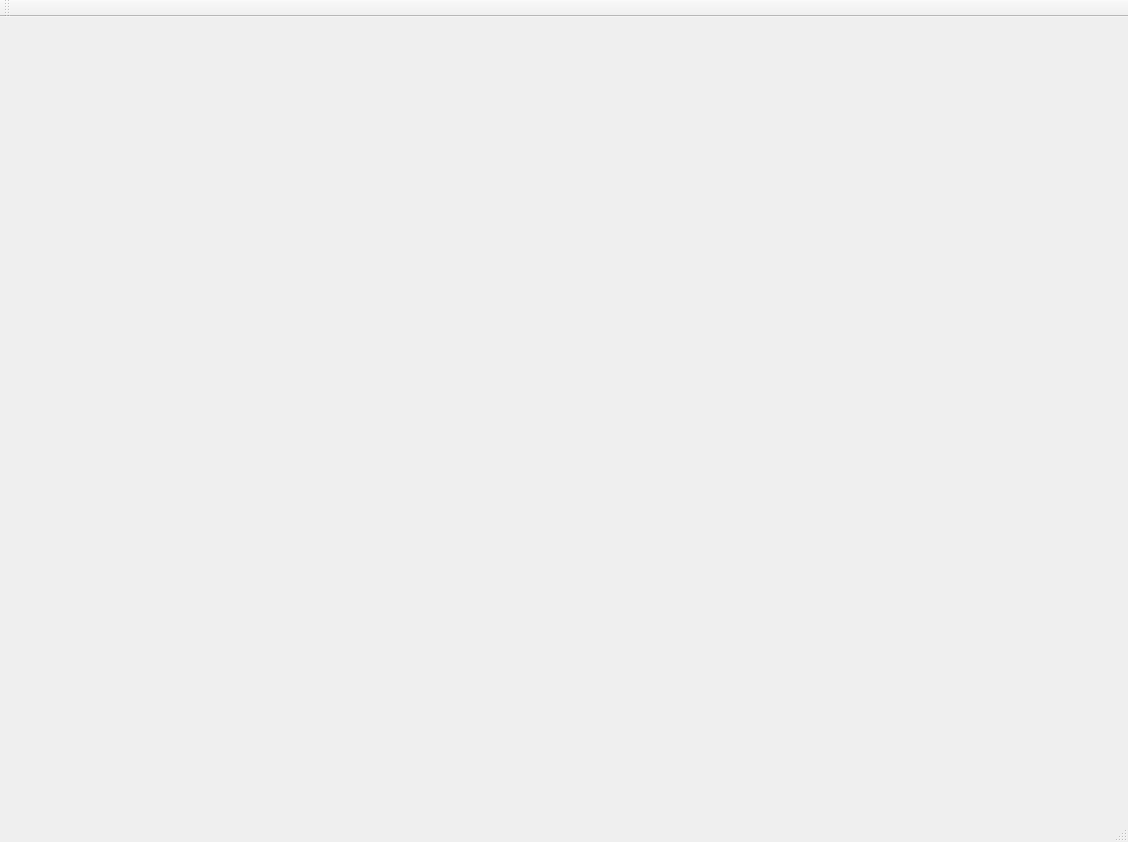
<?xml version="1.0" encoding="UTF-8"?>
<ui version="4.0">
 <class>Window</class>
 <widget class="QMainWindow" name="Window">
  <property name="geometry">
   <rect>
    <x>0</x>
    <y>0</y>
    <width>1128</width>
    <height>842</height>
   </rect>
  </property>
  <property name="windowTitle">
   <string>Window</string>
  </property>
  <widget class="QWidget" name="centralWidget">
   <layout class="QVBoxLayout" name="verticalLayout">
    <property name="spacing">
     <number>3</number>
    </property>
    <property name="leftMargin">
     <number>3</number>
    </property>
    <property name="topMargin">
     <number>3</number>
    </property>
    <property name="rightMargin">
     <number>3</number>
    </property>
    <property name="bottomMargin">
     <number>3</number>
    </property>
   </layout>
  </widget>
  <widget class="QMenuBar" name="menuBar">
   <property name="geometry">
    <rect>
     <x>0</x>
     <y>0</y>
     <width>1128</width>
     <height>20</height>
    </rect>
   </property>
  </widget>
  <widget class="QToolBar" name="mainToolBar">
   <attribute name="toolBarArea">
    <enum>TopToolBarArea</enum>
   </attribute>
   <attribute name="toolBarBreak">
    <bool>false</bool>
   </attribute>
  </widget>
  <widget class="QStatusBar" name="statusBar"/>
 </widget>
 <layoutdefault spacing="6" margin="11"/>
 <resources/>
 <connections/>
</ui>
